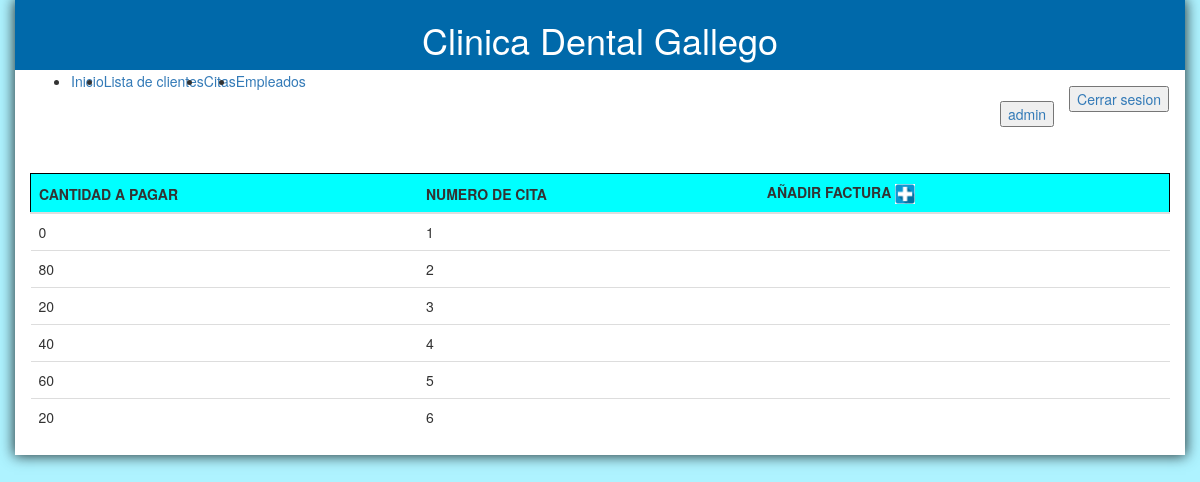
Page /admin/facturas.php (signed in) on the committed database.
### tables this page shows
CREATE TABLE IF NOT EXISTS `facturas` (
  `id_factura` INT(11) NOT NULL AUTO_INCREMENT,
  `cantidad` VARCHAR(45) NOT NULL,
  `numero` INT(11) NOT NULL,
  PRIMARY KEY (`id_factura`, `numero`),
  CONSTRAINT `numero`
    FOREIGN KEY (`numero`)
    REFERENCES `citas` (`numero`)
    ON DELETE CASCADE
    ON UPDATE CASCADE);

### admin/facturas.php (the view, shortened to what this page needs)
<?php
include_once '../funciones.php';
 ?>
<!DOCTYPE html>
<html lang="es">
  <head>
    <link rel="stylesheet" href="https://maxcdn.bootstrapcdn.com/bootstrap/3.3.7/css/bootstrap.min.css">
    <link rel="stylesheet" href="../estilo.css">
  </head>
  <body>
      <?php
            $connection = new mysqli("127.0.0.1", "root", "Admin2015", "clinica",3306);
            $connection->set_charset("uft8");
      ?>
      <div class="container">
          <div class="table-responsive ajuste">
                  <table class="table">
                      <thead class="tabla_head">
                        <tr>
                          <th>CANTIDAD A PAGAR </th>
                          <th>NUMERO DE CITA </th>
                          <th>AÑADIR FACTURA <img src='images/mas.jpg' width='20' height='20'/></th>
                        </tr>
          </thead>
                      <?php
                            $query="SELECT * from facturas";
                            if ($result = $connection->query($query)) {
                                while($obj = $result->fetch_object()) {
                                        echo "<tr>";
                                        echo "<td>".$obj->cantidad."</td>";
                                        echo "<td>".$obj->numero."</td>";
                                        echo "<td>
                                        </td>";
                                      echo "</tr>";
                                  }
                      }
                    ?>
                  </table>
              </div>
      </div>
  </body>
</html>

### estilo.css (style rules this page uses)
.tabla_head { background-color: aqua; border: 1px solid black; }
body { background-color: #aef3ff; }
.container { min-height: 400px; background: white; -webkit-box-shadow: 0px 0px 13px 1px rgba(0,0,0,0.79); -moz-box-shadow: 0px 0px 13px 1px rgba(0,0,0,0.79); box-shadow: 0px 0px 13px 1px rgba(0,0,0,0.79); }
.table { margin-top: 25px; }

### rows in the picture
facturas: cantidad "0", numero "1"
facturas: cantidad "80", numero "2"
facturas: cantidad "20", numero "3"
facturas: cantidad "40", numero "4"
facturas: cantidad "60", numero "5"
facturas: cantidad "20", numero "6"

### other values in the picture
$_SESSION['user'] "admin"
